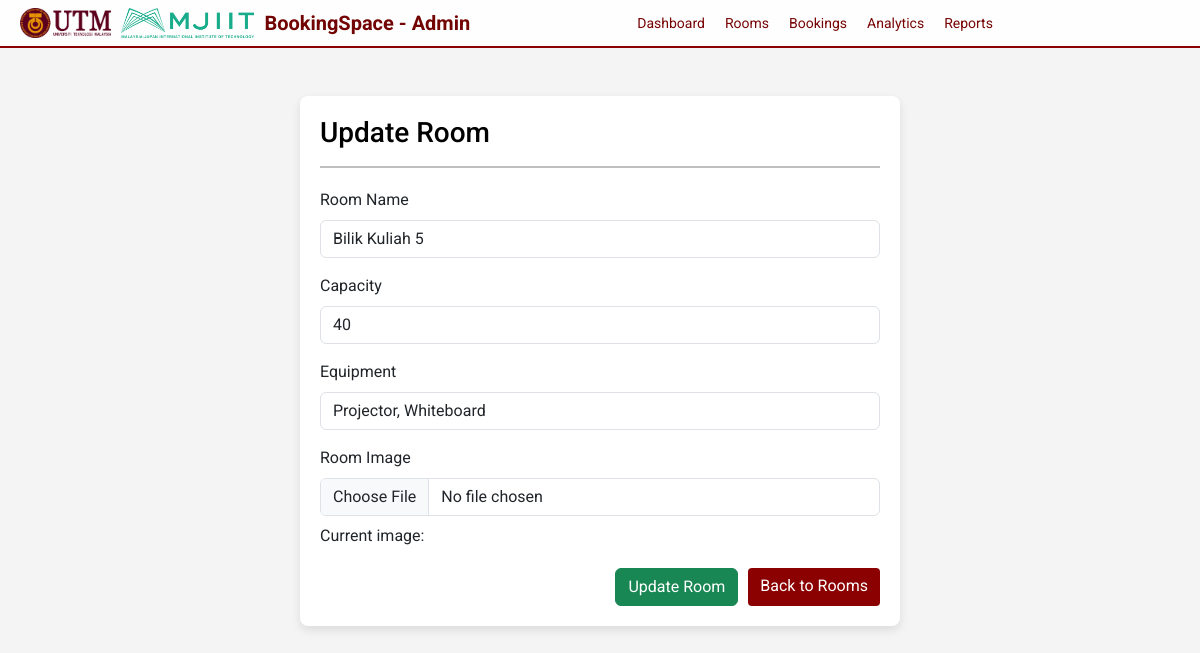
/update_room.php?id=5, run on the app's committed database.
### tables this page shows
CREATE TABLE IF NOT EXISTS rooms (
    room_id INT AUTO_INCREMENT PRIMARY KEY,
    room_name VARCHAR(255) NOT NULL,
    location VARCHAR(255) NOT NULL,
    capacity INT NOT NULL,
    equipment TEXT,   
    pricing DECIMAL(10, 2) DEFAULT 0.00,
    image VARCHAR(255),   
    status ENUM('Available', 'Booked', 'Maintenance') NOT NULL DEFAULT 'Available'
);

### update_room.php (the view, shortened to what this page needs)
<?php
include 'config.php';
if (isset($_GET['id'])) {
    $room_id = $_GET['id'];
    $sql = "SELECT * FROM rooms WHERE room_id = ?";
    $stmt = $conn->prepare($sql);
    $stmt->bind_param("i", $room_id);
    $stmt->execute();
    $result = $stmt->get_result();
    if ($result->num_rows > 0) {
        $room = $result->fetch_assoc();
    } else {
        echo "Room not found.";
        exit;
    }
} else {
    header("Location: rooms_admin.php");
    exit;
}
?>
<!DOCTYPE html>
<html lang="en">
<head>
    <link href="https://cdn.jsdelivr.net/npm/bootstrap@5.3.0/dist/css/bootstrap.min.css" rel="stylesheet">
</head>
<body>
    <div class="navbar">
        <div class="navbar-title">
            <img src="UTM-LOGO-FULL.png" alt="UTM Logo">
            <img src="Mjiit RoomMaster logo.png" alt="MJIIT Logo">
            <p>BookingSpace - Admin</p>
        </div>
        <div class="navbar-links">
            <a href="admin_dashboard.php">Dashboard</a>
            <a href="rooms_admin.php">Rooms</a>
            <a href="bookings_admin.php">Bookings</a>
            <a href="analytics.php">Analytics</a>
            <a href="reports.php">Reports</a>
        </div>
    </div>
    <div class="container mt-5">
        <h3>Update Room</h3>
        <hr>
        <form method="POST" enctype="multipart/form-data">
            <div class="mb-3">
                <label for="room_name" class="form-label">Room Name</label>
                <input type="text" class="form-control" id="room_name" name="room_name" value="<?php echo htmlspecialchars($room['room_name']); ?>" required>
            </div>
            <div class="mb-3">
                <label for="capacity" class="form-label">Capacity</label>
                <input type="number" class="form-control" id="capacity" name="capacity" value="<?php echo htmlspecialchars($room['capacity']); ?>" required>
            </div>
            <div class="mb-3">
                <label for="equipment" class="form-label">Equipment</label>
                <input type="text" class="form-control" id="equipment" name="equipment" value="<?php echo htmlspecialchars($room['equipment']); ?>" required>
            </div>
            <div class="mb-3">
                <label for="image" class="form-label">Room Image</label>
                <input type="file" class="form-control" id="image" name="image" accept="image/*">
                <p class="mt-2">Current image: <?php echo htmlspecialchars($room['image']); ?></p>
            </div>
            <div class="button-group">
                <button type="submit" class="btn btn-success">Update Room</button>
                <a href="rooms_admin.php" class="btn btn-back">Back to Rooms</a>
            </div>
        </form>
    </div>
</body>
</html>

### update_room.php (style rules this page uses)
body { font-family: 'Roboto', Arial, sans-serif; background-color: #f4f4f4; margin: 0; padding: 0; background-image: url('bg website.png'); background-size: cover; background-repeat: no-repeat; background-attachment: fixed; background-position: center; }
.navbar { display: flex; align-items: center; background-color: rgba(255, 255, 255, 0.9); color: rgb(114, 4, 4); padding: 8px 20px; justify-content: space-between; width: 100%; border-bottom: 2px solid #8B0000; z-index: 10; }
.navbar-title { display: flex; align-items: center; }
.navbar-title img { max-height: 30px; margin-right: 10px; }
.navbar-title p { font-weight: bold; font-size: 20px; margin: 0; }
.navbar-links { display: flex; align-items: center; }
.navbar-links a { color: rgb(119, 4, 4); text-decoration: none; margin-right: 20px; font-size: 14px; }
.container { margin-top: 30px; background: white; padding: 20px; border-radius: 8px; box-shadow: 0 4px 10px rgba(0, 0, 0, 0.1); max-width: 600px; }
h3 { color: black; }
hr { border-top: 2px solid black; margin-bottom: 20px; }
.button-group { display: flex; justify-content: flex-end; gap: 10px; margin-top: 20px; }
.btn-back { background-color: #8B0000; color: white; border: none; border-radius: 4px; }

### data on the page
rooms: room_name "Bilik Kuliah 5", capacity "40", equipment "Projector, Whiteboard"
